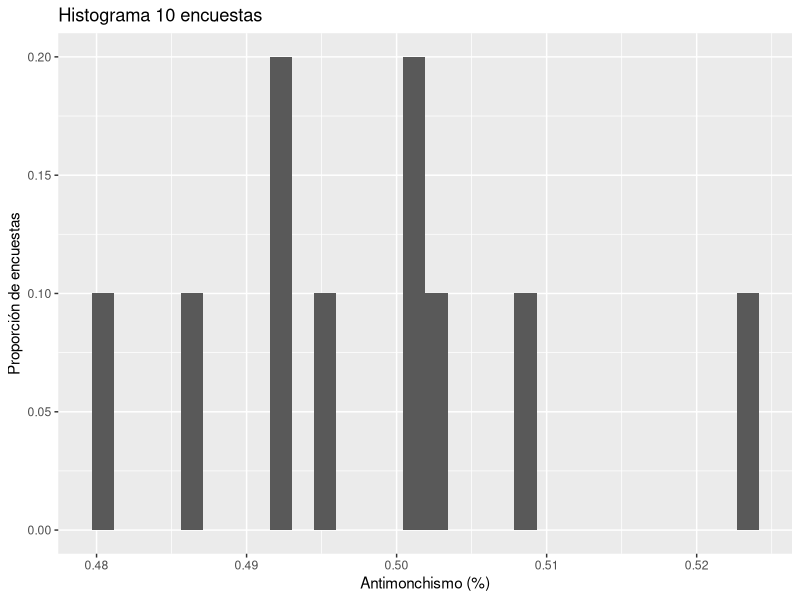
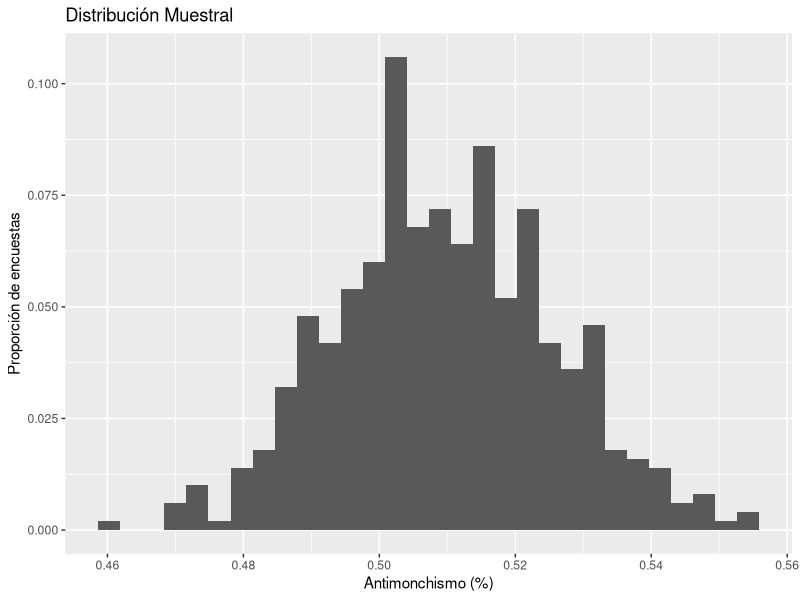
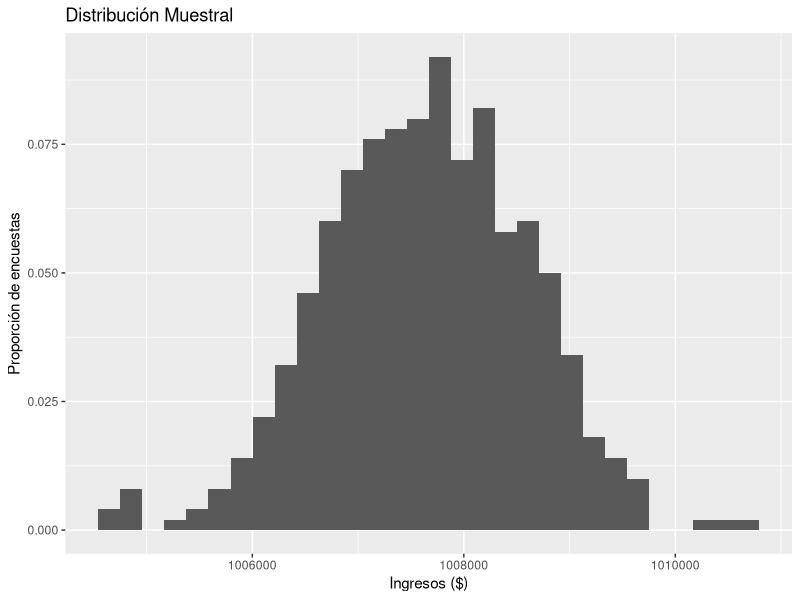
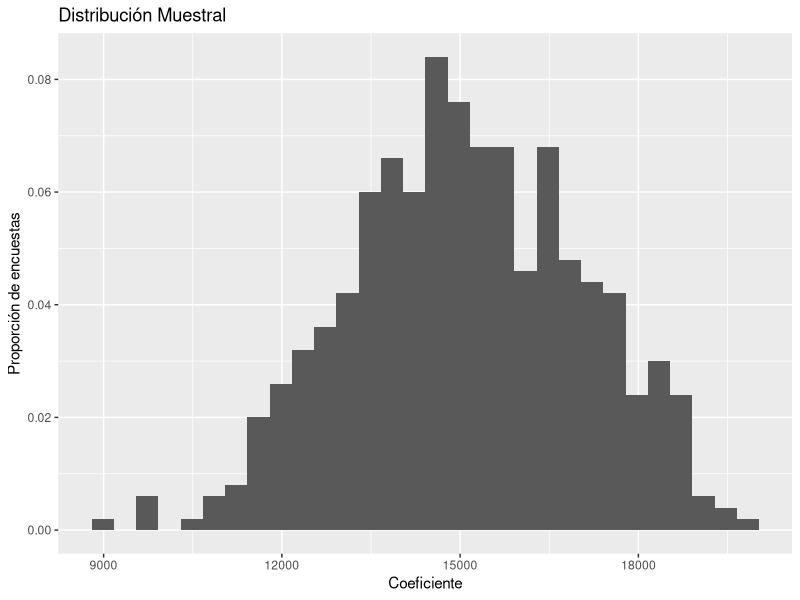

Reproduce these figures in R, in order.
# Proporción de antimonchismo
library(tidyverse)
tamaño = 1000000 # Un millón de moncholenses
tasa_antimonchista = .51 # Solo Dios sabe que una mayoría quiere salir de Monchulo.
población = tibble(
  index = 1:tamaño,
  antimonchista = (index <= tasa_antimonchista * tamaño),
  ingresos = 15000 * antimonchista + rnorm(tamaño, 1000000, 30000) # Antis $15k más ricos.
)

# Una encuestadora
set.seed(13) # Replicar muestra aleatoria
tamaño_muestra = 1000

muestra <- población %>% 
  sample_n(tamaño_muestra)

prop_anti_muestra <- muestra %>% 
  summarize(mean(antimonchista)) %>%
  as.numeric() 

# Otra encuestadora
muestra_2 <- población %>% 
  sample_n(tamaño_muestra)

prop_anti_muestra_2 <- muestra_2 %>% 
  summarize(mean(antimonchista)) %>%
  as.numeric()

# Otra encuestadora
muestra_3 <- población %>% 
  sample_n(tamaño_muestra)

prop_anti_muestra_3 <- muestra_3 %>% 
  summarize(mean(antimonchista)) %>%
  as.numeric()

# Siete encuestadoras más y promedia
muestras_anti <- c(prop_anti_muestra, 
                   prop_anti_muestra_2, 
                   prop_anti_muestra_3)

for(i in 1:7){
  muestra <- población %>% 
    sample_n(tamaño_muestra)
  
  muestras_anti[i+3] <- muestra %>%
    summarize(mean(antimonchista)) %>%
    as.numeric()
}

promedio_10 <- mean(muestras_anti)

h1 <- ggplot(data = tibble(x = muestras_anti), 
             aes(x = x, y = stat(density*width))) +
  geom_histogram() + 
  labs(title="Histograma 10 encuestas",
       x="Antimonchismo (%)", 
       y = "Proporción de encuestas")

promedio_10

h1

# 500 encuestas...? Aproximando la distribución muestral.
for(i in 1:490){
  muestra <- población %>% 
    sample_n(tamaño_muestra)
  
  muestras_anti[i+10] <- muestra %>%
    summarize(mean(antimonchista)) %>%
    as.numeric()
}

media_dist_muestral <- mean(muestras_anti)
EE_dist_muestral <- sd(muestras_anti)

dist_muestral <- ggplot(data = tibble(x = muestras_anti), 
                        aes(x = x, y = stat(density*width))) +
  geom_histogram() + 
  labs(title="Distribución Muestral",
       x="Antimonchismo (%)", 
       y = "Proporción de encuestas")

dist_muestral

# Distribución muestral de los ingresos
muestras_ing <- c()
for(i in 1:500){
  muestra <- población %>% 
    sample_n(tamaño_muestra)
  
  muestras_ing[i] <- muestra %>%
    summarize(mean(ingresos)) %>%
    as.numeric()
}

media_dist_muestral_ing <- mean(muestras_ing)
EE_dist_muestral_ing <- sd(muestras_ing)

dist_muestral_ing <- ggplot(
  data = tibble(x = muestras_ing), 
  aes(x = x, y = stat(density*width))) +
  geom_histogram() + 
  labs(title="Distribución Muestral",
       x="Ingresos ($)", 
       y = "Proporción de encuestas")

dist_muestral_ing

# Distribución muestral de la correlación entre ingresos y antimonchismo
muestras_corr <- c()
for(i in 1:500){
  muestra <- población %>% 
    sample_n(tamaño_muestra)
  
  modelo <- lm(ingresos ~ antimonchista, muestra)
  
  muestras_corr[i] <- modelo$coefficients[2] %>%
    as.numeric()
}

media_dist_muestral_corr <- mean(muestras_corr)
EE_dist_muestral_corr <- sd(muestras_corr)

dist_muestral_corr <- ggplot(
  data = tibble(x = muestras_corr), 
  aes(x = x, y = stat(density*width))) +
  geom_histogram() + 
  labs(title="Distribución Muestral",
       x="Coeficiente", 
       y = "Proporción de encuestas")

dist_muestral_corr